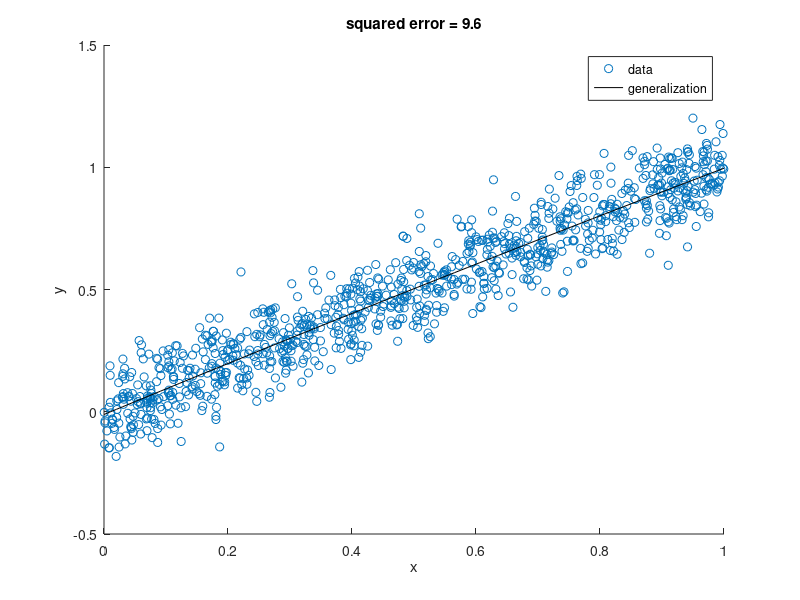

Here is the MATLAB script that generated this plot:
% generate some random data
x = rand(1,1000);
y = x+0.1*randn(1,1000);
% construct the regressor matrix
X = [x(:).^2 x(:) ones(length(x),1)];
% OLS estimation
w = inv(X'*X)*X'*y(:);
modelfit = X*w;
% compute square error
squarederror = sum((y(:)-modelfit).^2);
% plot
figure;
hold on;
scatter(x,y,'r.');
ax = axis;
xx = linspace(ax(1),ax(2),100)';
yy = [xx.^2 xx ones(length(xx),1)]*w;
plot(xx,yy,'k-');
xlabel('x');
ylabel('y');
legend('data', 'generalization');
title(sprintf('squared error = %.1f',squarederror));